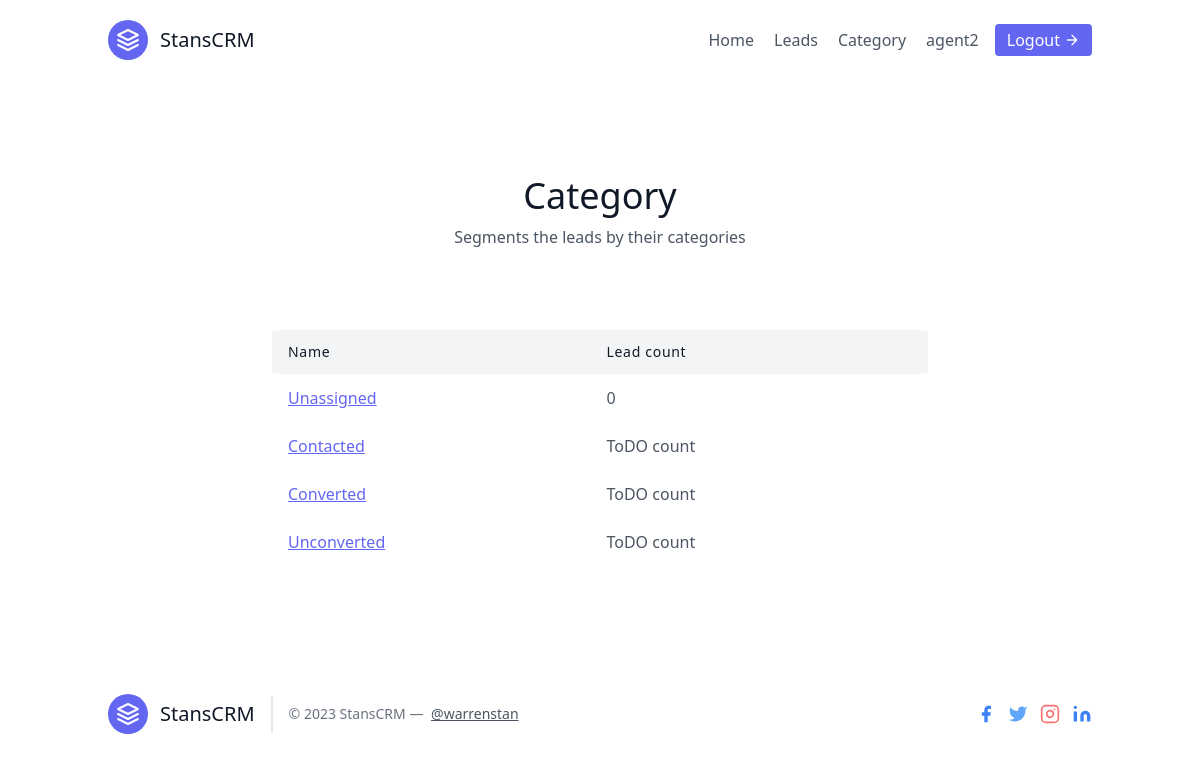
The page /categories/ (signed in) on the database its author committed.
### leads/models.py (models this page shows, shortened)
class User(AbstractUser):
    is_organiser = models.BooleanField(default=True)
    is_agent = models.BooleanField(default=False)

class Category(models.Model):
    name = models.CharField(max_length=30)
    organisations = models.ForeignKey(UserProfile, on_delete=models.CASCADE)

### leads/views.py (the view)
# urls.py: path('categories/', views.CategoryListView.as_view(), name='category-list'),
class CategoryListView(LoginRequiredMixin, generic.ListView):
    template_name = 'category_list.html'
    context_object_name = "category_list"
    def get_context_data(self, **kwargs):
        context = super(CategoryListView, self).get_context_data(**kwargs)
        user = self.request.user
        if user.is_organiser:
            queryset = Lead.objects.filter(organisations=user.userprofile)
        else:
            queryset = Lead.objects.filter(organisations=user.agent.organisations)
        context.update({
            "unassigned_lead_count": queryset.filter(category__isnull=True).count()
        })
        return context
    def get_queryset(self):
        user = self.request.user
        if user.is_organiser:
            queryset = Category.objects.filter(organisations=user.userprofile)
        else:
            queryset = Category.objects.filter(organisations=user.agent.organisations)
        return queryset

### leads/templates/category_list.html
{% extends 'base.html' %}
{% load static %}
{% block content %}
<section class="text-gray-600 body-font">
    <div class="container px-5 py-24 mx-auto">
      <div class="flex flex-col text-center w-full mb-20">
        <h1 class="sm:text-4xl text-3xl font-medium title-font mb-2 text-gray-900">Category</h1>
        <p class="lg:w-2/3 mx-auto leading-relaxed text-base">Segments the leads by their categories</p>
      </div>
      <div class="lg:w-2/3 w-full mx-auto overflow-auto">
        <table class="table-auto w-full text-left whitespace-no-wrap">
          <thead>
            <tr>
              <th class="px-4 py-3 title-font tracking-wider font-medium text-gray-900 text-sm bg-gray-100 rounded-tl rounded-bl">Name</th>
              <th class="px-4 py-3 title-font tracking-wider font-medium text-gray-900 text-sm bg-gray-100">Lead count</th>
              <th class="w-10 title-font tracking-wider font-medium text-gray-900 text-sm bg-gray-100 rounded-tr rounded-br"></th>
            </tr>
          </thead>
          <tbody>
            <tr>
                <td class="px-4 py-3"> <a class="text-indigo-500 underline hover:text-indigo-700" href="{% url 'leads:lead-list' %}">Unassigned</a> </td>
                <td class="px-4 py-3"> {{unassigned_lead_count}} </td>
              </tr>
           {% for category in category_list %}
           <tr>
            <td class="px-4 py-3 "> <a class="text-indigo-500 underline hover:text-indigo-500" href="{% url 'leads:category-detail' category.pk %}">{{category.name}}</a> </td>
            <td class="px-4 py-3"> ToDO count </td>
          </tr>
           {% endfor %}
          </tbody>
        </table>
      </div>
    </div>
  </section>
{% endblock content %}

### leads/templates/partials/_header.html (shortened to what this page needs)
{% load static %}
<header class="text-gray-600 body-font">
    <div class="container mx-auto flex flex-wrap p-5 flex-col md:flex-row items-center">
      <a class="flex title-font font-medium items-center text-gray-900 mb-4 md:mb-0">
        <svg xmlns="http://www.w3.org/2000/svg" fill="none" stroke="currentColor" stroke-linecap="round" stroke-linejoin="round" stroke-width="2" class="w-10 h-10 text-white p-2 bg-indigo-500 rounded-full" viewBox="0 0 24 24">
            <path d="M12 2L2 7l10 5 10-5-10-5zM2 17l10 5 10-5M2 12l10 5 10-5"></path>
          </svg>
        <span class="ml-3 text-xl">StansCRM</span>
      </a>
      <nav class="md:ml-auto flex flex-wrap items-center text-base justify-center">
        <a href="{% url 'leads:home' %}" class="mr-5 hover:text-indigo-500">Home</a>
        <a href="{% url 'leads:lead-list' %}" class="mr-5 hover:text-indigo-500">Leads</a>
        <a href="{% url 'leads:category-list' %}" class="mr-5 hover:text-indigo-500">Category</a>
      </nav>
      {% if request.user.is_authenticated %}
      {{request.user.username}}
      <a href=" {% url 'logout' %} " class="inline-flex ml-4 items-center bg-gray-100 border-0 py-1 px-3 focus:outline-none text-white bg-indigo-500 hover:bg-indigo-700 rounded text-base mt-4 md:mt-0">Logout
        <svg fill="none" stroke="currentColor" stroke-linecap="round" stroke-linejoin="round" stroke-width="2" class="w-4 h-4 ml-1" viewBox="0 0 24 24">
          <path d="M5 12h14M12 5l7 7-7 7"></path>
        </svg>
      </a>
      {% endif %}
    </div>
  </header>

### rows shown on the page
User: user.username "agent2"
Category: name "Contacted"
Category: name "Converted"
Category: name "Unconverted"

### other values the page prints
{{ unassigned_lead_count }} "0"
